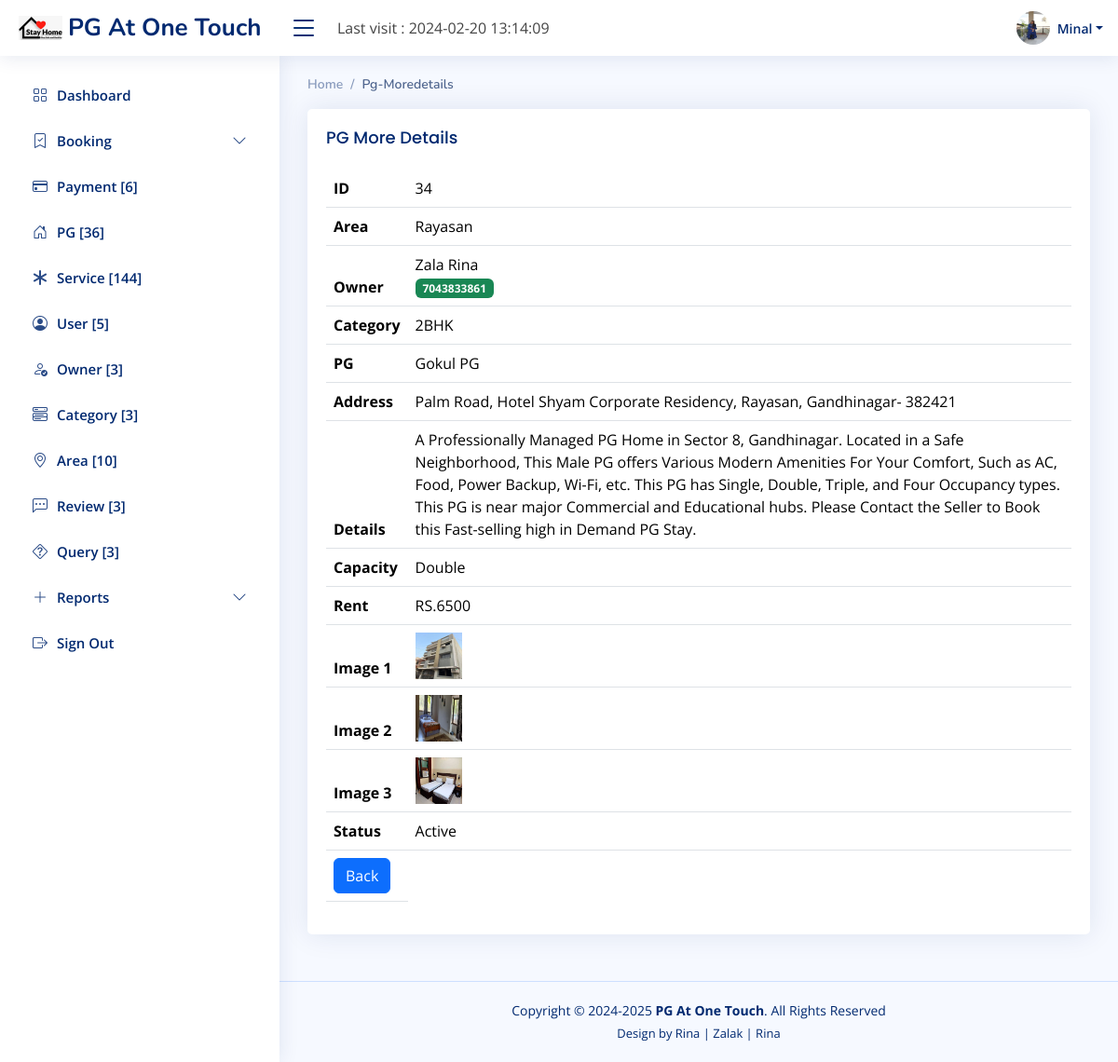
Page /Admin/index.php?file=pg-moredetails&pgid=34 (signed in) on the committed database.
### tables this page shows
CREATE TABLE IF NOT EXISTS `pg_tb` (
  `pg_id` int(11) NOT NULL AUTO_INCREMENT,
  `cat_id` int(11) NOT NULL,
  `ar_id` int(11) NOT NULL,
  `o_id` int(11) NOT NULL,
  `pg_name` varchar(50) NOT NULL,
  `pg_add` text NOT NULL,
  `pg_details` text NOT NULL,
  `pg_image1` varchar(100) NOT NULL,
  `pg_image2` varchar(100) NOT NULL,
  `pg_image3` varchar(100) NOT NULL,
  `pg_capacity` varchar(20) NOT NULL,
  `pg_rent` int(11) NOT NULL,
  `pg_status` enum('Active','Deactive') NOT NULL,
  `pg_cdate` datetime NOT NULL,
  `pg_udate` datetime NOT NULL,
  PRIMARY KEY (`pg_id`)
);

CREATE TABLE IF NOT EXISTS `area_tb` (
  `ar_id` int(11) NOT NULL AUTO_INCREMENT,
  `ar_name` varchar(50) NOT NULL,
  `ar_status` enum('Active','Deactive') NOT NULL,
  `ar_cdate` datetime NOT NULL,
  `ar_udate` datetime NOT NULL,
  PRIMARY KEY (`ar_id`)
);

CREATE TABLE IF NOT EXISTS `owner_tb` (
  `o_id` int(11) NOT NULL AUTO_INCREMENT,
  `o_name` varchar(50) NOT NULL,
  `o_contact` bigint(22) NOT NULL,
  `o_add` text NOT NULL,
  `o_image` varchar(100) NOT NULL,
  `o_idproof` varchar(100) NOT NULL,
  `o_password` varchar(20) NOT NULL,
  `o_status` enum('Active','Deactive') NOT NULL,
  `o_cdate` datetime NOT NULL,
  `o_udate` datetime NOT NULL,
  PRIMARY KEY (`o_id`)
);

CREATE TABLE IF NOT EXISTS `category_tb` (
  `cat_id` int(11) NOT NULL AUTO_INCREMENT,
  `cat_name` varchar(50) NOT NULL,
  `cat_image` varchar(100) NOT NULL,
  `cat_status` enum('Active','Deactive') NOT NULL,
  `cat_cdate` datetime NOT NULL,
  `cat_udate` datetime NOT NULL,
  PRIMARY KEY (`cat_id`)
);

### Admin/middle/pg-moredetails.php (the view, shortened to what this page needs)
<?php
$pgid = $_REQUEST['pgid'];
?>
<section class="section">
      <div class="row">
        <div class="col-lg-12">
          <div class="card">
            <div class="card-body" style="overflow-x: auto;">
              <h5 class="card-title">PG More Details</h5>
              <?php
			    $sel = "select * from pg_tb, category_tb,area_tb,owner_tb where pg_tb.cat_id=category_tb.cat_id and pg_tb.ar_id = area_tb.ar_id and pg_tb.o_id=owner_tb.o_id and pg_tb.pg_id = '$pgid' order by pg_tb.pg_id DESC";
				$selr = $con->query($sel);
				foreach($selr as $selv);
				?>
              <table class="table datatable">
                <thead>
                  <tr>
                    <th scope="col">ID</th>
					<td><?php echo $selv['pg_id']; ?></td>
                  </tr>
				   <tr>
                    <th scope="col">Area</th>
					<td><?php echo $selv['ar_name']; ?></td>
                  </tr>
				  <tr>
                    <th scope="col">Owner</th>
					<td><?php echo $selv['o_name']; ?><br/>
					<span class="badge bg-success"><?php echo $selv['o_contact']; ?></span></td>
				 </tr>
				 <tr>
                    <th scope="col">Category</th>
					<td><?php echo $selv['cat_name']; ?></td>
                  </tr>
				 <tr>
                    <th scope="col">PG</th>
					<td><?php echo $selv['pg_name']; ?></td>
                  </tr>
				  <tr>
                    <th scope="col">Address</th>
					<td><?php echo $selv['pg_add']; ?></td>
                  </tr>
				  <tr>
                    <th scope="col">Details</th>
					<td><?php echo $selv['pg_details']; ?></td>
                  </tr>
				  <tr>
                    <th scope="col">Capacity</th>
					<td><?php echo $selv['pg_capacity']; ?></td>
                  </tr>
				  <tr>
                    <th scope="col">Rent</th>
					<td>RS.<?php echo $selv['pg_rent']; ?></td>
                  </tr>
				  <tr>
                    <th scope="col">Image 1</th>
					<td><a href="../upload/pg/<?php echo $selv['pg_image1'];?>" target="_blank"><img src="../upload/pg/<?php echo $selv['pg_image1'];?>" height="50px" width="50px" /></a></td>
                  </tr>
				  <tr>
                    <th scope="col">Image 2</th>
					<td><a href="../upload/pg/<?php echo $selv['pg_image2'];?>" target="_blank"><img src="../upload/pg/<?php echo $selv['pg_image2'];?>" height="50px" width="50px" /></a></td>
                  </tr>
				  <tr>
                    <th scope="col">Image 3</th>
					<td><a href="../upload/pg/<?php echo $selv['pg_image3'];?>" target="_blank"><img src="../upload/pg/<?php echo $selv['pg_image3'];?>" height="50px" width="50px" /></a></td>
                  </tr>
				   <tr>
                    <th scope="col">Status</th>
					<td><?php echo $selv['pg_status']; ?></td>
                  </tr>
				  <tr>
				  <th><a href="index.php?file=pg" >
				<button type="button" class="btn btn-primary"> Back</button>
				</a>
				</th>
				  </tr>
                </thead>
              </table>
            </div>
          </div>
        </div>
      </div>
    </section>

### Admin/assets/css/style.css (style rules this page uses)
:root { scroll-behavior: smooth; }
body { font-family: "Open Sans", sans-serif; background: #f6f9ff; color: #444444; }
a { color: #4154f1; text-decoration: none; }
h1, h2, h3, h4, h5, h6 { font-family: "Nunito", sans-serif; }
.card { margin-bottom: 30px; border: none; border-radius: 5px; box-shadow: 0px 0 30px rgba(1, 41, 112, 0.1); }
.card-title { padding: 20px 0 15px 0; font-size: 18px; font-weight: 500; color: #012970; font-family: "Poppins", sans-serif; }
.card-body { padding: 0 20px 20px 20px; }

### rows in the picture
pg_tb: pg_id "34", ar.ar_name "Rayasan", o.o_name "Zala Rina", o.o_contact "7043833861", cat.cat_name "2BHK", pg_name "Gokul PG", pg_add "Palm Road, Hotel Shyam Corporate Residency, Rayasan, Gandhinagar- 382421", pg_details "A Professionally Managed PG Home in Sector 8, Gandhinagar. Located in a Safe Neighborhood, This Male PG offers Various Modern Amenities For Your Comfort, Such as AC, Food, Power Backup, Wi-Fi, etc. This PG has Single, Double, Triple, and Four Occupancy types. This PG is near major Commercial and Educational hubs. Please Contact the Seller to Book this Fast-selling high in Demand PG Stay.", pg_capacity "Double", pg_rent "6500", pg_image1 (picture), pg_image2 (picture), pg_image3 (picture), pg_status "Active"

### other values in the picture
$_SESSION['time'] "2024-02-20 13:14:09"
$_SESSION['username'] "Minal"
$pcountrv['PAYMENT'] "6"
$pgcountrv['PG'] "36"
$srcountrv['SERVICE'] "144"
$ucountrv['USER'] "5"
$ocountrv['OWNER'] "3"
$catcountrv['CATEGORY'] "3"
$arcountrv['AREA'] "10"
$fcountreview['REVIEW'] "3"
$fcountrv['QUERY'] "3"
$filename "Pg-Moredetails"
